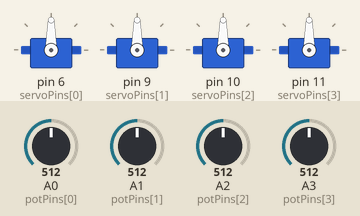
Recording of a sketch running on a simulated Arduino Uno, built with avr-gcc and run on an emulated ATmega328P. On the bench: 4 × servo. The inputs (shaded band) are chosen by the test bench; at power-on: A0 (potPins[0]) = 512, A1 (potPins[1]) = 512, A2 (potPins[2]) = 512, A3 (potPins[3]) = 512.

Above: at 2.2 s.
2.3 s: A0 (potPins[0]) set to 716
At 3.0 s:
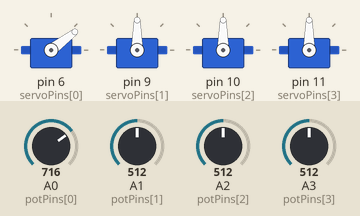
3.8 s: A1 (potPins[1]) set to 716
At 4.8 s:
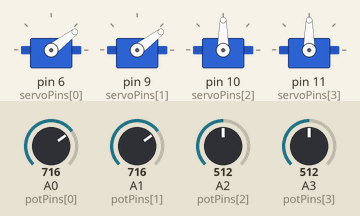
5.3 s: A2 (potPins[2]) set to 716
At 6.3 s:
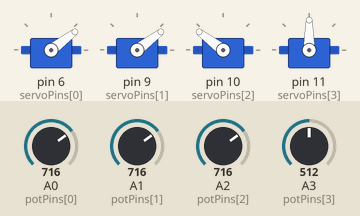
6.8 s: A3 (potPins[3]) set to 716
At 8.0 s:
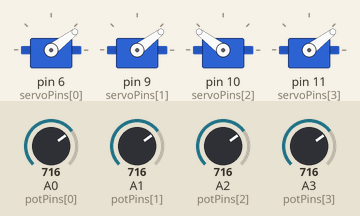
8.3 s: A0 (potPins[0]) set to 992
At 9.5 s:
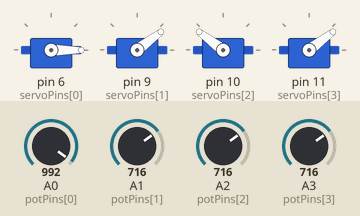
9.8 s: A2 (potPins[2]) set to 992
At 10.9 s:
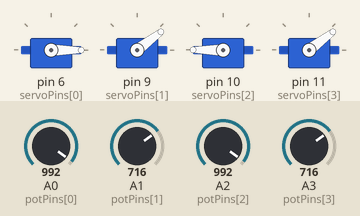
Timing chart, 0 to 12.3 s (numbered marks = the images above; inputs shaded):
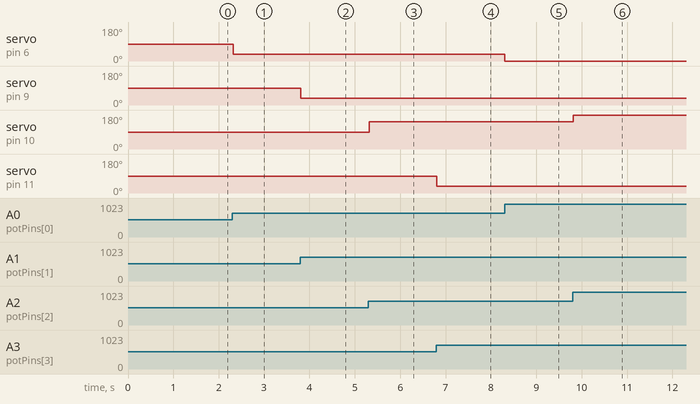

Measured:
- after the input at 2.3 s, servo on pin 6 (servoPins[0]): 90° → 37° at once
- after the input at 3.8 s, servo on pin 9 (servoPins[1]): 90° → 37° at once
- after the input at 5.3 s, servo on pin 10 (servoPins[2]): 90° → 143° at once
- after the input at 6.8 s, servo on pin 11 (servoPins[3]): 90° → 37° at once
- after the input at 8.3 s, servo on pin 6 (servoPins[0]): 37° → 0° at once
- after the input at 9.8 s, servo on pin 10 (servoPins[2]): 143° → 180° at once

The sketch:

calibracionMotores.ino
```cpp
#include <Servo.h>

Servo s1, s2, s3, s4;

const int potPins[4] = {A0, A1, A2, A3};
const int servoPins[4] = {6, 9, 10, 11};

int potCenter[4];  // store neutral (center) readings

void setup() {
  // Attach servos
  s1.attach(servoPins[0]);
  s2.attach(servoPins[1]);
  s3.attach(servoPins[2]);
  s4.attach(servoPins[3]);

  // --- Calibrate on startup ---
  for (int i = 0; i < 4; i++) {
    potCenter[i] = analogRead(potPins[i]);  // store current positions as neutral
  }

  // Move all servos to 90° initially
  s1.write(90);
  s2.write(90);
  s3.write(90);
  s4.write(90);

  delay(1000);
}

void loop() {
  for (int i = 0; i < 4; i++) {
    int val = analogRead(potPins[i]);
    int delta = val - potCenter[i];  // difference from neutral

    // Map ±512 range around center to ±90° around 90
    int angle = 90 + map(delta, -512, 512, -135, 135);
    angle = constrain(angle, 0, 180);

    switch (i) {
      case 0: s1.write(180-angle); break;
      case 1: s2.write(constrain((180-angle), 30, 150)); break;
      case 2: s3.write(angle); break;
      case 3: s4.write(180-angle); break;
    }
  }

  delay(20);  // smooth update rate (~50 Hz)
}
```
